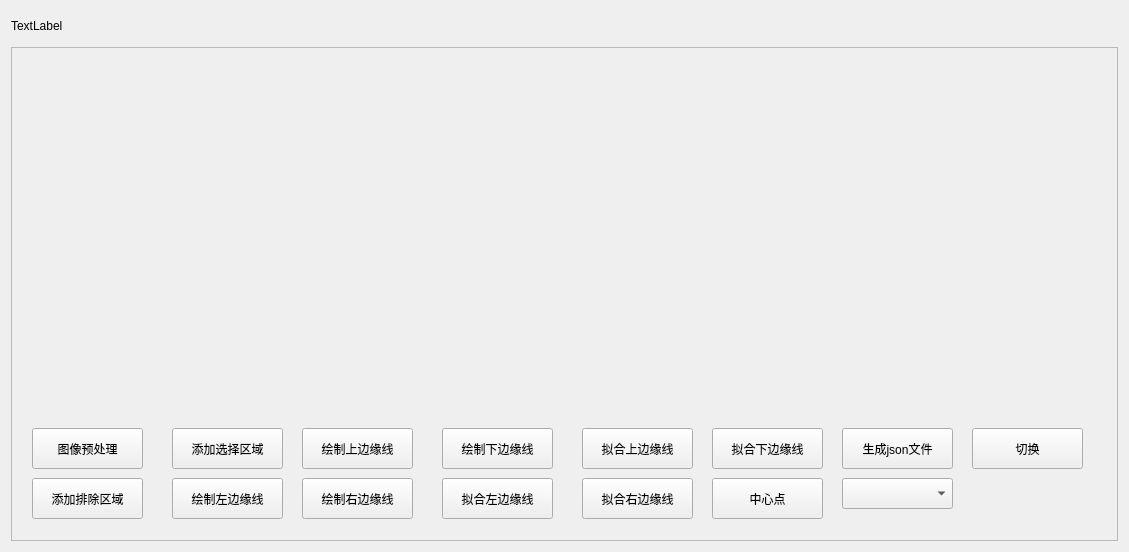
<?xml version="1.0" encoding="UTF-8"?>
<ui version="4.0">
 <class>FindRectCenterDlg</class>
 <widget class="QWidget" name="FindRectCenterDlg">
  <property name="geometry">
   <rect>
    <x>0</x>
    <y>0</y>
    <width>1129</width>
    <height>552</height>
   </rect>
  </property>
  <property name="windowTitle">
   <string>Form</string>
  </property>
  <layout class="QGridLayout" name="gridLayout">
   <item row="1" column="0">
    <widget class="QScrollArea" name="scrollArea">
     <property name="widgetResizable">
      <bool>true</bool>
     </property>
     <widget class="QWidget" name="scrollAreaWidgetContents">
      <property name="geometry">
       <rect>
        <x>0</x>
        <y>0</y>
        <width>1109</width>
        <height>496</height>
       </rect>
      </property>
      <widget class="QWidget" name="widgetPicture" native="true">
       <property name="geometry">
        <rect>
         <x>10</x>
         <y>10</y>
         <width>461</width>
         <height>311</height>
        </rect>
       </property>
       <property name="minimumSize">
        <size>
         <width>200</width>
         <height>200</height>
        </size>
       </property>
      </widget>
      <widget class="QWidget" name="widget_2" native="true">
       <property name="enabled">
        <bool>true</bool>
       </property>
       <property name="geometry">
        <rect>
         <x>0</x>
         <y>370</y>
         <width>1100</width>
         <height>120</height>
        </rect>
       </property>
       <property name="minimumSize">
        <size>
         <width>1000</width>
         <height>120</height>
        </size>
       </property>
       <property name="maximumSize">
        <size>
         <width>16777215</width>
         <height>100</height>
        </size>
       </property>
       <widget class="QPushButton" name="btnPreProcess">
        <property name="geometry">
         <rect>
          <x>20</x>
          <y>10</y>
          <width>111</width>
          <height>41</height>
         </rect>
        </property>
        <property name="text">
         <string>图像预处理</string>
        </property>
       </widget>
       <widget class="QPushButton" name="btnExcludeProcess">
        <property name="geometry">
         <rect>
          <x>20</x>
          <y>60</y>
          <width>111</width>
          <height>41</height>
         </rect>
        </property>
        <property name="text">
         <string>添加排除区域</string>
        </property>
       </widget>
       <widget class="QPushButton" name="btnSelectProcess">
        <property name="geometry">
         <rect>
          <x>160</x>
          <y>10</y>
          <width>111</width>
          <height>41</height>
         </rect>
        </property>
        <property name="text">
         <string>添加选择区域</string>
        </property>
       </widget>
       <widget class="QPushButton" name="btnDrawLeftProcess">
        <property name="geometry">
         <rect>
          <x>160</x>
          <y>60</y>
          <width>111</width>
          <height>41</height>
         </rect>
        </property>
        <property name="text">
         <string>绘制左边缘线</string>
        </property>
       </widget>
       <widget class="QPushButton" name="btnDrawUpProcess">
        <property name="geometry">
         <rect>
          <x>290</x>
          <y>10</y>
          <width>111</width>
          <height>41</height>
         </rect>
        </property>
        <property name="text">
         <string>绘制上边缘线</string>
        </property>
       </widget>
       <widget class="QPushButton" name="btnDrawRightProcess">
        <property name="geometry">
         <rect>
          <x>290</x>
          <y>60</y>
          <width>111</width>
          <height>41</height>
         </rect>
        </property>
        <property name="text">
         <string>绘制右边缘线</string>
        </property>
       </widget>
       <widget class="QPushButton" name="btnDrawBottomProcess">
        <property name="geometry">
         <rect>
          <x>430</x>
          <y>10</y>
          <width>111</width>
          <height>41</height>
         </rect>
        </property>
        <property name="text">
         <string>绘制下边缘线</string>
        </property>
       </widget>
       <widget class="QPushButton" name="btnFitLeftProcess">
        <property name="geometry">
         <rect>
          <x>430</x>
          <y>60</y>
          <width>111</width>
          <height>41</height>
         </rect>
        </property>
        <property name="text">
         <string>拟合左边缘线</string>
        </property>
       </widget>
       <widget class="QPushButton" name="btnFitUpProcess">
        <property name="geometry">
         <rect>
          <x>570</x>
          <y>10</y>
          <width>111</width>
          <height>41</height>
         </rect>
        </property>
        <property name="text">
         <string>拟合上边缘线</string>
        </property>
       </widget>
       <widget class="QPushButton" name="btnFitRightProcess">
        <property name="geometry">
         <rect>
          <x>570</x>
          <y>60</y>
          <width>111</width>
          <height>41</height>
         </rect>
        </property>
        <property name="text">
         <string>拟合右边缘线</string>
        </property>
       </widget>
       <widget class="QPushButton" name="btnFitBottomProcess">
        <property name="geometry">
         <rect>
          <x>700</x>
          <y>10</y>
          <width>111</width>
          <height>41</height>
         </rect>
        </property>
        <property name="text">
         <string>拟合下边缘线</string>
        </property>
       </widget>
       <widget class="QPushButton" name="btnCenterProcess">
        <property name="geometry">
         <rect>
          <x>700</x>
          <y>60</y>
          <width>111</width>
          <height>41</height>
         </rect>
        </property>
        <property name="text">
         <string>中心点</string>
        </property>
       </widget>
       <widget class="QPushButton" name="btnJsonProcess">
        <property name="geometry">
         <rect>
          <x>830</x>
          <y>10</y>
          <width>111</width>
          <height>41</height>
         </rect>
        </property>
        <property name="text">
         <string>生成json文件</string>
        </property>
       </widget>
       <widget class="QComboBox" name="comboBox">
        <property name="geometry">
         <rect>
          <x>830</x>
          <y>60</y>
          <width>111</width>
          <height>31</height>
         </rect>
        </property>
       </widget>
       <widget class="QPushButton" name="switch1">
        <property name="geometry">
         <rect>
          <x>960</x>
          <y>10</y>
          <width>111</width>
          <height>41</height>
         </rect>
        </property>
        <property name="text">
         <string>切换</string>
        </property>
       </widget>
      </widget>
     </widget>
    </widget>
   </item>
   <item row="0" column="0">
    <widget class="QLabel" name="labelTitle">
     <property name="minimumSize">
      <size>
       <width>0</width>
       <height>30</height>
      </size>
     </property>
     <property name="maximumSize">
      <size>
       <width>16777215</width>
       <height>50</height>
      </size>
     </property>
     <property name="text">
      <string>TextLabel</string>
     </property>
    </widget>
   </item>
  </layout>
 </widget>
 <resources/>
 <connections/>
</ui>
